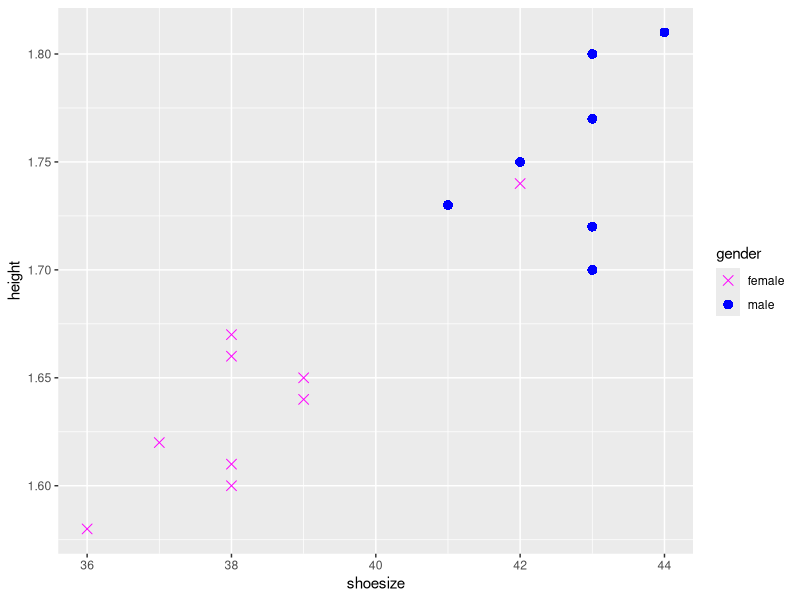

Write R code to recreate this figure.
# 1. Generate the numbers 1, 2,. . ., 12, and store the result in the vector x
x = 1:12

# 2. Generate four repetitions of the sequence of numbers (6, 2, 4).
rep(c(6,2,4), 4)

# 3. Generate the sequence consisting of six 9s, then five 2s, and finally four 
#    5s. Store the numbers in a 5 by 3 matrix (populating it columnwise).
matrix(c(rep(9,6), rep(2,5), rep(5,4)), 5, 3)

# 4. Generate a vector consisting of 20 numbers generated randomly from
#    a normal distribution. Use the value 100 as seed (in order to be able
#    to replicate the experiments). Setting the seed is done as follows
#     > set.seed(100)
#    Then, calculate the following statistics about the generated vector:
#     mean, median, variance and the standard deviation.
#    Repeat the generation of the vector and the statistics with and without
#    changing the seed and observe what happens.
set.seed(100)
random_list = rnorm(20)
random_list_mean = mean(random_list)
random_list_median = median(random_list)
random_list_variance = var(random_list)
random_list_standard_deviation = sd(random_list)

# 5. From the resources folder at poliformat, download the file “data1.txt”
#    that contains information about students.

# (a) Read the data into an R object named students (data is in a
#     space-delimited text file and there is no header row).
students = read.table("data1.txt")

# (b) Add the following titles for columns (see section 10):
#     height, shoesize, gender, population
names(students) = c('height', 'shoesize', 'gender', 'population')

# (c) Check that R reads the file correctly
View(students)

# (d) Print the header names only
names(students)

# (e) Print the column height
students$height


# (f) What are the gender distribution (how many observations are
#     in each group) and the distribution of sampling sites (column
#     population) ?
gender_distribution = table(students$gender)
population_distribution = table(students$population)

# (g) Show the distributions in the above item at the same time by
#     using a contingency table.
contingency_table = table(students$gender, students$population)

# (h) Make two subsets of your dataset by splitting it according to
#     gender. Use data frame operations.
male_subset = subset(students, students$gender == "male")
female_subset = subset(students, students$gender == "female")

# (i) Make two subsets containing individuals below and above the
#     median height. Use the functions defined in the dplyr package.
install.packages("dplyr")
library(dplyr)

median_height = median(students$height)

below_median_height_subset = filter(students, height < median_height)
above_median_height_subset = filter(students, height > median_height)

# (j) Change height from centimetres to metres for all rows in the data
#     frame. Do this in three different ways: with basic primitives, a
#     loop using for and the function apply.

#         basic primitives
students = read.table("data1.txt")
names(students) = c('height', 'shoesize', 'gender', 'population')
students$height = students$height / 100

#         for
students = read.table("data1.txt")
names(students) = c('height', 'shoesize', 'gender', 'population')
for (i in 1:nrow(students)){
  students$height[i] = students$height[i] / 100
}

#         function apply
students = read.table("data1.txt")
names(students) = c('height', 'shoesize', 'gender', 'population')
# students$height = apply(students, 1, function(row) row$height / 100)
students$height = sapply(students$height, function(x) x / 100)

# (k) Plot height against shoesize, using blue circles for males 
#     and magenta crosses for females. Add a legend
install.packages("ggplot2")
library(ggplot2)

ggplot(students, aes(x = shoesize, y = height, color = gender, shape = gender)) +
  geom_point(size = 3) +
  scale_color_manual(values = c("male" = "blue", "female" = "magenta")) +
  scale_shape_manual(values = c("male" = 16, "female" = 4)) +
  labs(x = "shoesize",
       y = "height",
       color = "gender",
       shape = "gender")

